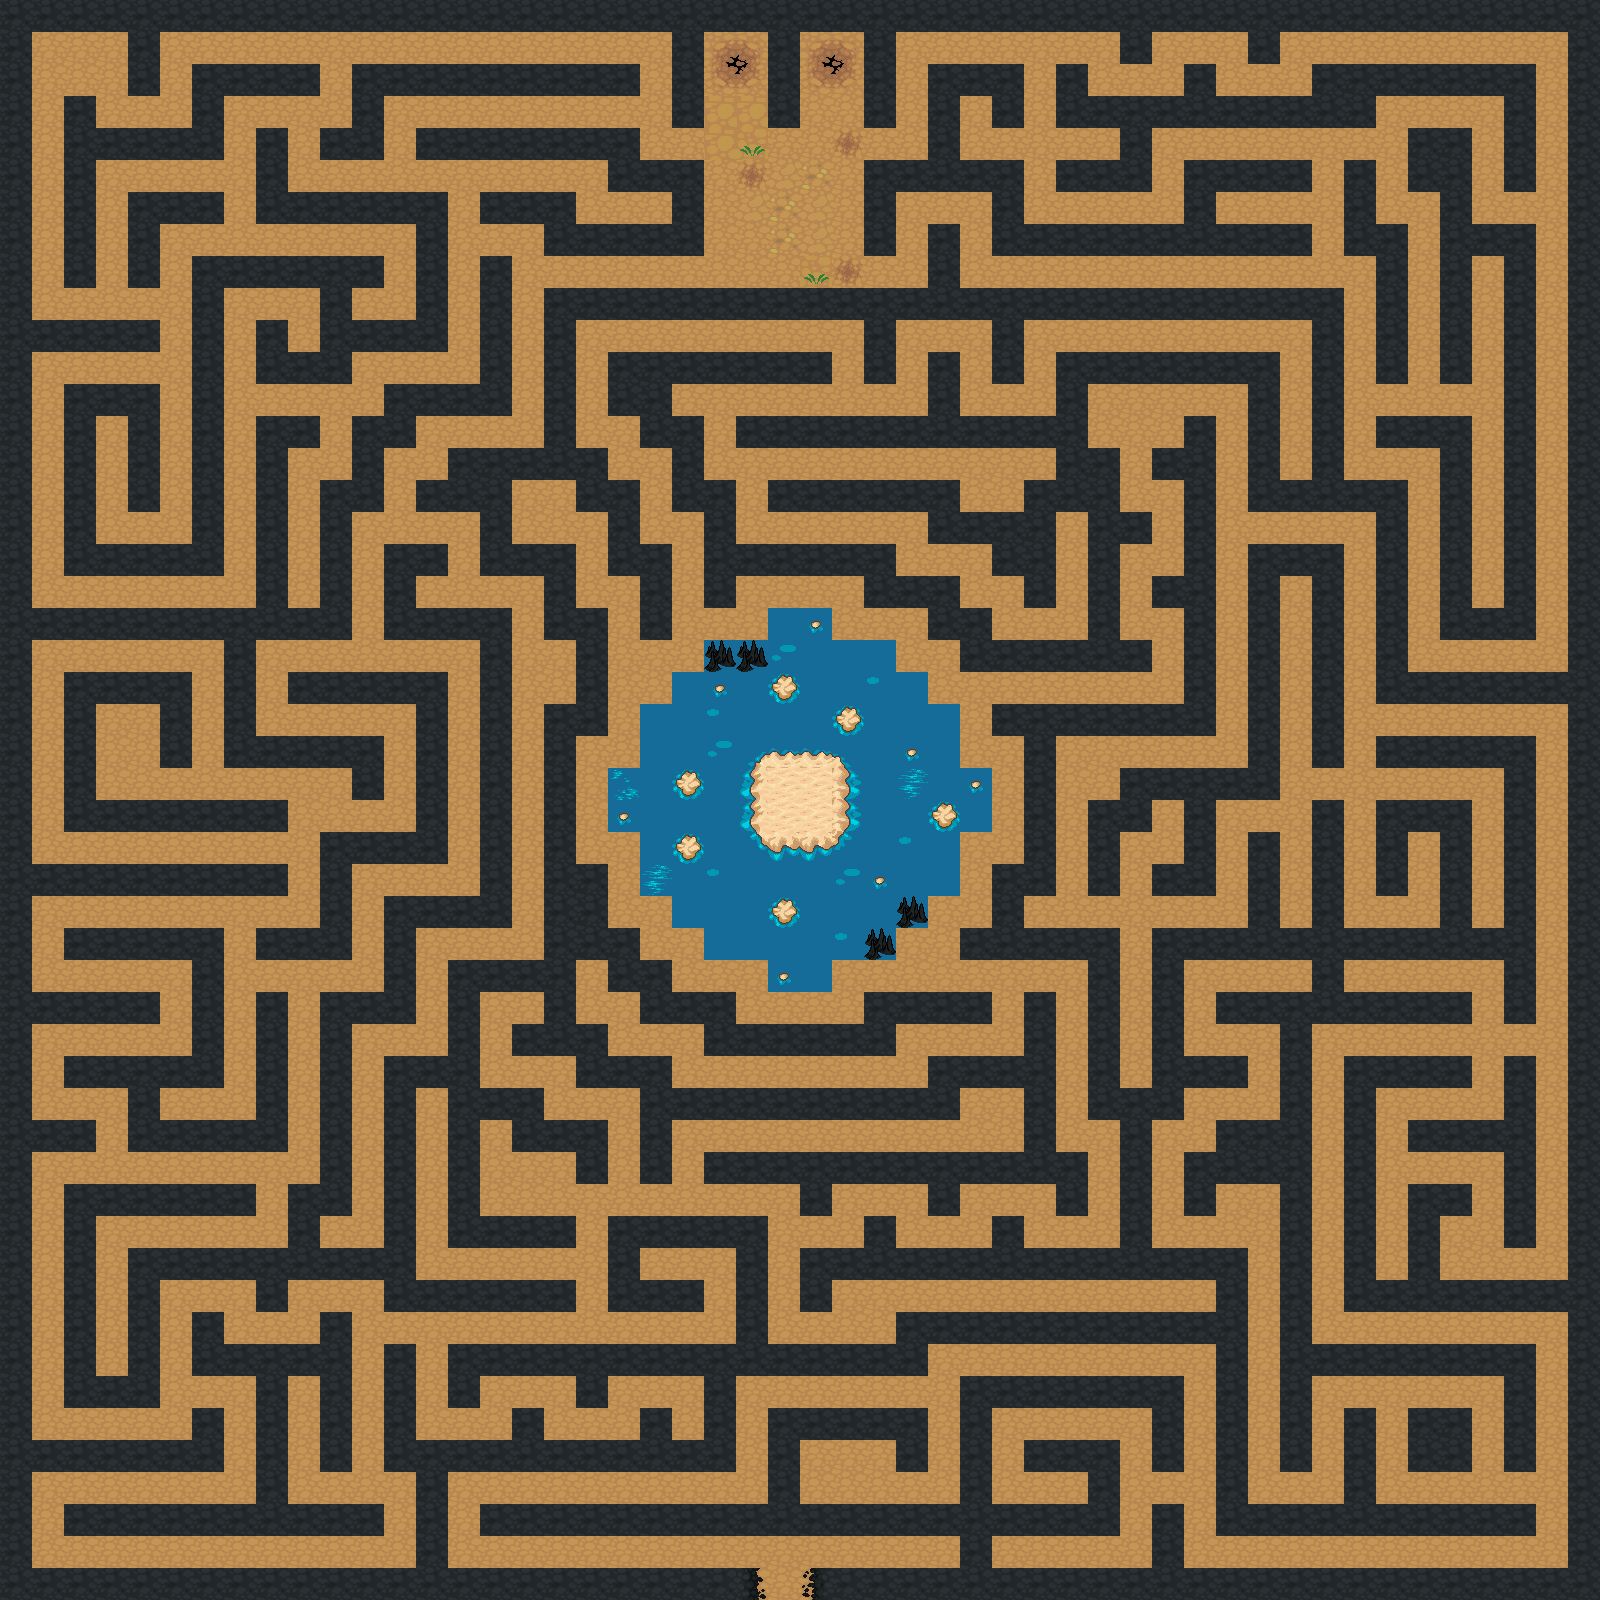

Tiled map render using the project's own tile images. Description and the map definition, with tile-layer contents summarised, below:
An orthogonal 50x50 tile map with 32x32 px tiles, 2 tile layers (Tile Layer 1, Obstacles) and 273 objects.

<map version="1.2" tiledversion="1.3.2" orientation="orthogonal" renderorder="right-down" compressionlevel="0" width="50" height="50" tilewidth="32" tileheight="32" infinite="0" nextlayerid="4" nextobjectid="283">
 <tileset firstgid="1" source="First.tsx" />
 <layer id="1" name="Tile Layer 1" width="50" height="50">
  <data>[2500 cells, 2500 non-empty, 20 distinct tile ids]</data>
 </layer>
 <layer id="2" name="Obstacles" width="50" height="50">
  <data>[2500 cells, 1303 non-empty, 20 distinct tile ids]</data>
 </layer>
 <objectgroup id="3" name="walls">
  <object id="2" x="0" y="0" width="1600" height="32" />
  <object id="3" x="0" y="32" width="32" height="1568" />
  <object id="4" x="32" y="1568" width="736" height="32" />
  <object id="5" x="800" y="1568" width="800" height="32" />
  <object id="6" x="1568" y="32" width="32" height="1536" />
  <object id="7" x="1120" y="32" width="32" height="32" />
  <object id="8" x="1248" y="32" width="32" height="32" />
  <object id="9" x="672" y="32" width="32" height="96" />
  <object id="10" x="768" y="32" width="32" height="96" />
  <object id="11" x="864" y="32" width="32" height="96" />
  <object id="12" x="64" y="96" width="32" height="192" />
  <object id="13" x="128" y="32" width="32" height="64" />
  <object id="14" x="96" y="128" width="128" height="32" />
  <object id="15" x="192" y="64" width="32" height="64" />
  <object id="16" x="224" y="64" width="96" height="32" />
  <object id="17" x="352" y="64" width="288" height="32" />
  <object id="18" x="352" y="96" width="32" height="64" />
  <object id="19" x="320" y="128" width="32" height="32" />
  <object id="20" x="256" y="128" width="32" height="96" />
  <object id="21" x="288" y="192" width="160" height="32" />
  <object id="22" x="416" y="224" width="32" height="128" />
  <object id="23" x="128" y="192" width="96" height="32" />
  <object id="24" x="128" y="224" width="32" height="64" />
  <object id="25" x="32" y="320" width="128" height="32" />
  <object id="26" x="192" y="256" width="192" height="32" />
  <object id="27" x="320" y="288" width="32" height="96" />
  <object id="28" x="352" y="320" width="64" height="32" />
  <object id="29" x="256" y="352" width="64" height="32" />
  <object id="30" x="256" y="320" width="32" height="32" />
  <object id="31" x="192" y="288" width="32" height="288" />
  <object id="32" x="128" y="384" width="32" height="128" />
  <object id="33" x="64" y="384" width="64" height="32" />
  <object id="34" x="64" y="416" width="32" height="160" />
  <object id="35" x="96" y="544" width="96" height="32" />
  <object id="36" x="32" y="608" width="320" height="32" />
  <object id="38" x="256" y="416" width="32" height="192" />
  <object id="39" x="288" y="416" width="32" height="32" />
  <object id="40" x="320" y="480" width="32" height="128" />
  <object id="41" x="352" y="416" width="32" height="96" />
  <object id="42" x="384" y="384" width="32" height="64" />
  <object id="43" x="416" y="384" width="96" height="32" />
  <object id="44" x="480" y="256" width="32" height="128" />
  <object id="45" x="416" y="128" width="224" height="32" />
  <object id="46" x="608" y="160" width="96" height="32" />
  <object id="47" x="672" y="192" width="32" height="64" />
  <object id="48" x="544" y="224" width="128" height="32" />
  <object id="49" x="480" y="192" width="96" height="32" />
  <object id="51" x="544" y="288" width="800" height="32" />
  <object id="52" x="864" y="160" width="32" height="96" />
  <object id="53" x="928" y="224" width="32" height="64" />
  <object id="54" x="896" y="160" width="128" height="32" />
  <object id="55" x="928" y="64" width="32" height="96" />
  <object id="56" x="960" y="64" width="64" height="32" />
  <object id="57" x="992" y="96" width="32" height="32" />
  <object id="58" x="1056" y="64" width="32" height="64" />
  <object id="59" x="1088" y="96" width="288" height="32" />
  <object id="60" x="1312" y="64" width="224" height="32" />
  <object id="61" x="1504" y="96" width="32" height="96" />
  <object id="62" x="1408" y="128" width="64" height="64" />
  <object id="63" x="1440" y="192" width="32" height="192" />
  <object id="64" x="1184" y="64" width="32" height="32" />
  <object id="65" x="1056" y="160" width="96" height="32" />
  <object id="66" x="1120" y="128" width="32" height="32" />
  <object id="67" x="1184" y="160" width="128" height="32" />
  <object id="68" x="1344" y="160" width="32" height="96" />
  <object id="69" x="1376" y="224" width="32" height="160" />
  <object id="70" x="1472" y="224" width="64" height="32" />
  <object id="71" x="1504" y="256" width="32" height="384" />
  <object id="72" x="1440" y="416" width="32" height="224" />
  <object id="73" x="1472" y="608" width="32" height="32" />
  <object id="74" x="1376" y="416" width="64" height="32" />
  </objectgroup>
</map>
<!-- 202 of 273 objects omitted -->
